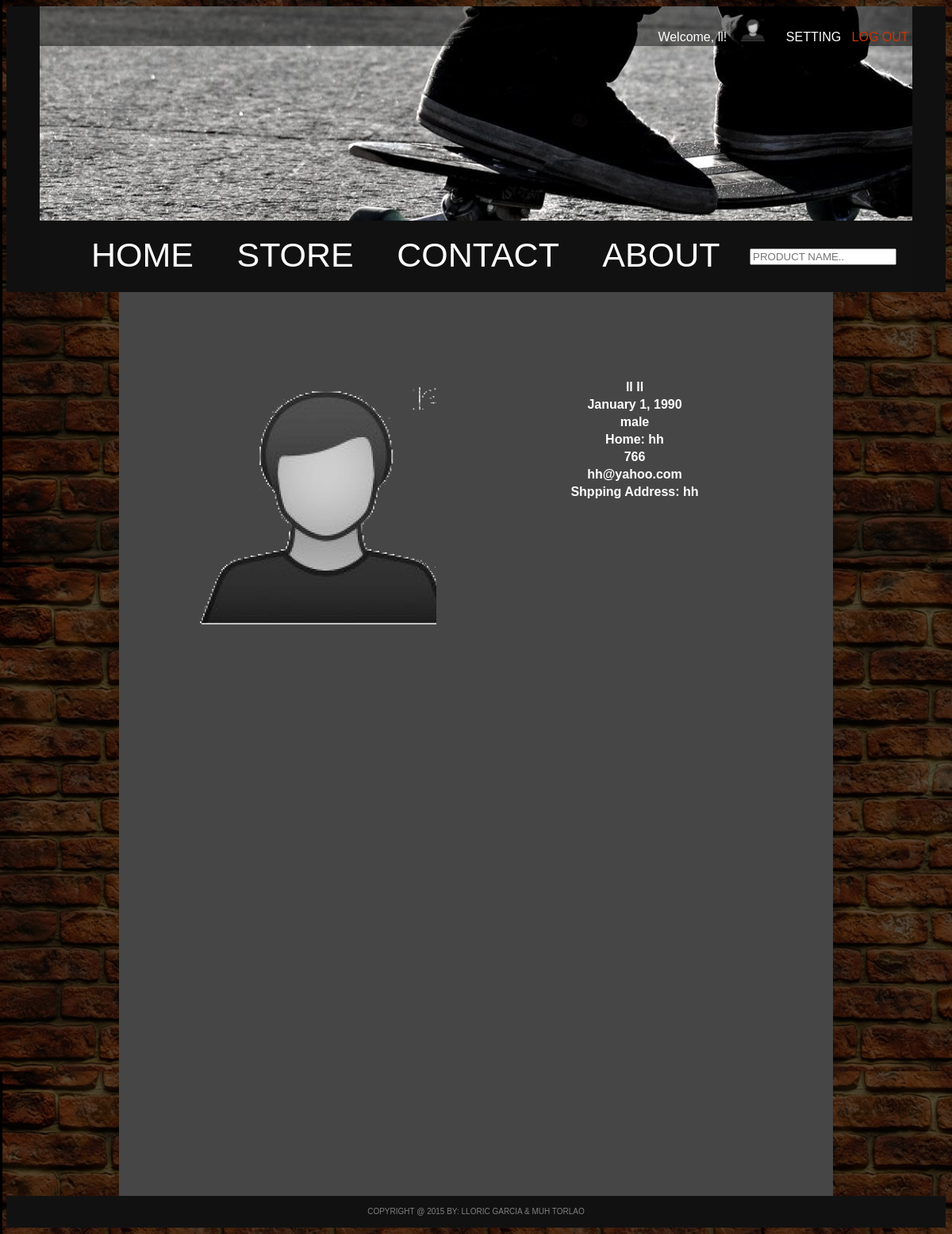
/profile.php (signed in), run on the app's committed database.
### tables this page shows
CREATE TABLE IF NOT EXISTS `UserAccount` (
`UserAccountID` int(11) NOT NULL,
  `UserAccountImage` varchar(60) NOT NULL,
  `UserAccountFisrtName` varchar(20) NOT NULL,
  `UserAccountLastName` varchar(20) NOT NULL,
  `UserAccountUserName` varchar(20) NOT NULL,
  `UserAccountPassword` varchar(60) NOT NULL,
  `UserAccountBM` enum('January','February','March','April','May','June','July','August','September','October','November','December') NOT NULL,
  `UserAccountBD` int(11) NOT NULL,
  `UserAccountBY` int(11) NOT NULL,
  `UserAccountGender` enum('female','male') NOT NULL,
  `UserAccountHomeAddress` varchar(60) NOT NULL,
  `UserAccountMobile` varchar(20) NOT NULL,
  `UserAccountEmail` varchar(50) NOT NULL,
  `UserAccountShipping` varchar(60) NOT NULL,
  `UserAccountSecretQuestion` varchar(20) NOT NULL,
  `UserAccountAnswer` varchar(100) NOT NULL
);

### class/db.php (called while the page is built, shortened)
<?php
class DB {
	private static $instance;
	private function __construct() {
		$this->MySQLi = @ new mysqli(
			DB_SERVER,
			DB_USER,
			DB_PASSWD,
			DB_NAME
		);
	}
	public static function init() {
		self::$instance = new self();
	}
	public static function query($q){
		return self::$instance->MySQLi->query($q);
	}
}
?>

### profile.php (the view, shortened to what this page needs)
<?php
	$docfile="profile";
	include 'php/main_style.php';
	include 'php/header.php';
	include 'php/menu.php';
	$rs=DB::query("SELECT *  FROM UserAccount WHERE UserAccountID=".$_COOKIE['authID']);
	$row=$rs->fetch_object();
?>
		<center>
			<div class="main_body">
				<div class="primary" style="  background-image: url('img/UserImage/<?=$_COOKIE['authImg']?>');background-repeat: no-repeat; background-size: cover;">
				</div>
				<BR><BR><BR><BR><BR><BR>
				<table>
					<tr>
						<th><?=$row->UserAccountFisrtName."   ".$row->UserAccountLastName?></th>
					</tr>
					<tr>
						<th><?=$row->UserAccountBM." ".$row->UserAccountBD.", ".$row->UserAccountBY?></th>
					</tr>
					<tr>
						<th><?=$row->UserAccountGender?></th>
					</tr>
					<tr>
						<th><?="Home: ".$row->UserAccountHomeAddress?></th>
					</tr>
					<tr>
						<th><?=$row->UserAccountMobile?></th>
					</tr>
					<tr>
						<th><?=$row->UserAccountEmail?></th>
					</tr>
					<tr>
						<th><?="Shpping Address: ".$row->UserAccountShipping?></th>
					</tr>
				</table>
			</div>
		</center>
<?php
	include 'php/footer.php';
?>

### php/main_style.php (shortened to what this page needs)
<!DOCTYPE html>
<html>
  <head>
    <link rel="stylesheet" type="text/css" href="css/style.css">

### php/header.php (shortened to what this page needs)
</head>
<body>
	<div style="background-color:#101010; height:270;">
		<center>
			<div class="header">
				<div id="inside_header">
					<div id="log" >
						<?php
							if(isset($_COOKIE['authFn'])){  ?>
								<p>
									Welcome,
									<a href='profile.php' >
										<?=$_COOKIE['authFn']?>!&nbsp;&nbsp;&nbsp;
										<img src="./img/UserImage/<?=$_COOKIE['authImg'];?>" alt="" height="28" >
									</a>&nbsp;&nbsp;&nbsp;&nbsp;
								 	<a href="setting.php" class="setting">SETTING</a>&nbsp;&nbsp; <a href="logout.php" class="logout">LOG OUT</a>&nbsp;
								</p>
					<?		}
							else
								echo "<p><a href='login.php' class='login'>LOG IN</a>&nbsp;&nbsp;</p>";
						?>
					</div>
				</div>
			</div>
		</center>
	</div>

### php/menu.php
<div style="background-color:#101010; height:90;">
	<center>
		<div class="menu">
            <div style="float:left;margin-top:3px;">
           	<ul id="navlist">
				<li id="mainmenu" <?=($docfile=="index")?"class='active_menu'":""?> ><a href="index.php" id="current">HOME</a></li>
				<li id="mainmenu" <?=($docfile=="store")?"class='active_menu'":""?> ><a href="store.php?query=all">STORE</a></li>
				<li id="mainmenu" <?=($docfile=="contact")?"class='active_menu'":""?> ><a href="contact.php">CONTACT</a></li>
				<li id="mainmenu" <?=($docfile=="about")?"class='active_menu'":""?> ><a href="about.php">ABOUT</a></li>
			</ul>
			</div>
			<form action="store.php" >
				<span style="float:right">
					<input type="text" id="input" height="100px" placeholder="PRODUCT NAME.." name="search">
				</span>
			</form>
		</div>
	</center>
</div>

### php/footer.php
		<div class="footer">
			<center>
				<p style="color:gray; font-size:10px; margin-top:4px;">
					COPYRIGHT @ 2015 BY: LLORIC GARCIA & MUH TORLAO
				</p>
			</center>
		</div>
	</body>
</html>

### css/style.css (style rules this page uses)
#log { float:right; }
#inside_header { width: 1100px;height: 50px;background:rgba(0,0,0,.5); }
a,p,div { text-decoration:none;color: white;font-family: sans-serif; }
body { background-image: url("../img/background website.jpg"); background-attachment: fixed; }
.header { height: 270px;width: 1100px;margin-top:0;background-image:url("../img/header.jpg"); }
.menu { height: 90px;width: 1100px;background-color:#111111; }
.main_body { height:1139px;width:900px;background-color:#464646; }
.footer { padding-top:10px;height:30px;background-color:#111111; }
#input { margin-top:35px;margin-right: 20px; }
#navlist #mainmenu { font-size: 43px; display: inline;list-style-type: none;padding: 19px 25px; }
.primary { height: 300px; width: 300px; float: left; margin-top: 120px; margin-left: 100px; }
.logout { color:#CC3300 }

### data on the page
useraccount: UserAccountFisrtName "ll", UserAccountLastName "ll", UserAccountBM "January", UserAccountBD "1", UserAccountBY "1990", UserAccountGender "male", UserAccountHomeAddress "hh", UserAccountMobile "766", UserAccountEmail "hh@yahoo.com", UserAccountShipping "hh"

### other printed values
$_COOKIE['authFn'] "ll"
